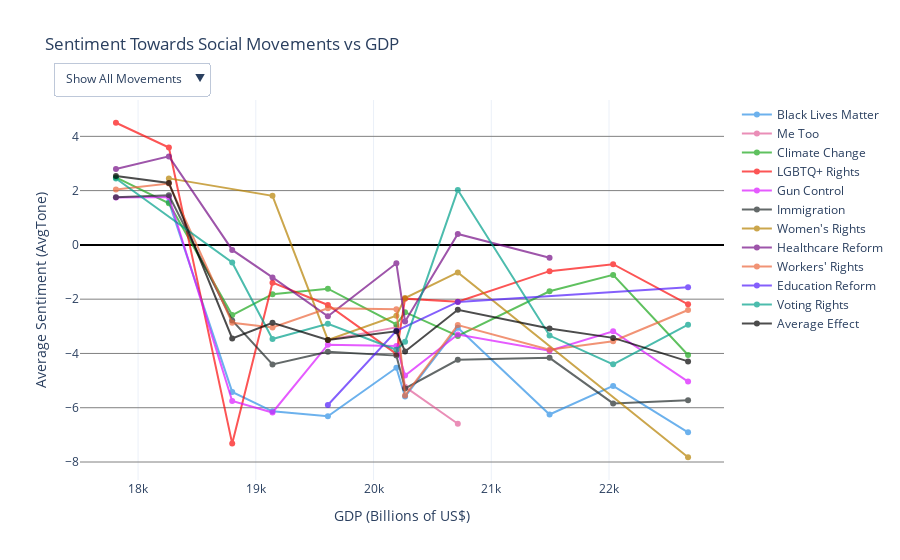

Notebook code cell kept with this figure:
### Code cell
# Open database connection
db_path = "../../data/processed/social_movements.db"
conn = sqlite3.connect(db_path)

# Initialize a dictionary to store movement data
movement_data = {}

# Generate dynamic queries for each movement
for movement, terms in keywords.items():
    term_conditions = " OR ".join([f"SOURCEURL LIKE '%{term}%'" for term in terms])
    query = f"""
    SELECT 
        SUBSTR(Date, 1, 4) AS Year, 
        AVG(AvgTone) AS AvgTone
    FROM SocialMovements
    WHERE {term_conditions}
    GROUP BY Year
    ORDER BY Year;
    """
    
    # Execute query and store results in movement_data dictionary
    movement_data[movement] = pd.read_sql_query(query, conn)

# Clean up movement_data to remove empty datasets
movement_data = {movement: data for movement, data in movement_data.items() if not data.empty}

# Load GDP data (adjusted to use 'Date' and extract year)
gdp_query = "SELECT Date, GDP_Billions FROM FRED"
gdp_df = pd.read_sql_query(gdp_query, conn)

# Extract Year from the 'Date' column
gdp_df["Year"] = pd.to_datetime(gdp_df["Date"]).dt.year

# Ensure Year columns are of the same type
gdp_df["Year"] = gdp_df["Year"].astype(int)
for movement, data in movement_data.items():
    data["Year"] = data["Year"].astype(int)  # Ensure Year is of type int in each movement

# Merge with GDP data and add "Average Effect" by calculating the overall average sentiment
merged_data = {}
for movement, data in movement_data.items():
    merged_df = pd.merge(data, gdp_df[['Year', 'GDP_Billions']], on="Year", how="inner")
    merged_data[movement] = merged_df

# Add the "Average Effect" data
average_effect_data = pd.concat([df[['Year', 'AvgTone']] for df in merged_data.values()])
average_effect_data = average_effect_data.groupby('Year').mean().reset_index()
average_effect_data['GDP_Billions'] = pd.merge(average_effect_data, gdp_df[['Year', 'GDP_Billions']], on='Year', how='left')['GDP_Billions']

# Sort each movement's data by GDP_Billions to ensure points are connected to the nearest right point
for movement in merged_data:
    merged_data[movement] = merged_data[movement].sort_values('GDP_Billions')

# Sort Average Effect data by GDP_Billions to ensure it's ordered properly
average_effect_data = average_effect_data.sort_values('GDP_Billions')

# Plot the data using Plotly for an interactive line graph
fig = go.Figure()

# Define medium/dark colors for each movement (use colors from Plotly's color scale)
colors = px.colors.qualitative.Dark24

# Add lines for each movement
for idx, (movement, data) in enumerate(merged_data.items()):
    fig.add_trace(go.Scatter(
        x=data['GDP_Billions'],
        y=data['AvgTone'],
        mode='lines+markers',  # Use lines and markers
        name=movement,
        line=dict(color=colors[idx % len(colors)]),  # Use different color for each movement
        opacity=0.7
    ))

# Add the "Average Effect" line
fig.add_trace(go.Scatter(
    x=average_effect_data['GDP_Billions'],
    y=average_effect_data['AvgTone'],
    mode='lines+markers',
    name='Average Effect',
    line=dict(color='black'),
    opacity=0.7
))

# Create visibility list and buttons dynamically based on the available movements
visibility = [True] * len(merged_data) + [True]  # Initially show all movements and average effect

# Create buttons dynamically for each movement
buttons = [
    {
        'label': 'Show All Movements',
        'method': 'update',
        'args': [{'visible': visibility}, {'title': 'Sentiment for All Movements'}]
    },
    {
        'label': 'Average Effect',
        'method': 'update',
        'args': [{'visible': [False] * len(merged_data) + [True]}, {'title': 'Average Effect'}]
    }
]

# Add a button for each movement
for idx, movement in enumerate(merged_data.keys()):
    visibility_list = [False] * len(merged_data)
    visibility_list[idx] = True  # Only show the selected movement
    buttons.append({
        'label': movement,
        'method': 'update',
        'args': [{'visible': visibility_list + [False]}, {'title': f"Sentiment for {movement}"}]
    })

# Update layout with dynamic buttons
fig.update_layout(
    title="Sentiment Towards Social Movements vs GDP",
    xaxis_title="GDP (Billions of US$)",
    yaxis_title="Average Sentiment (AvgTone)",
    template="plotly_white",  # Clean theme
    paper_bgcolor='rgba(0,0,0,0)', # Set paper/figure to transparent
    plot_bgcolor='rgba(0,0,0,0)',  # Set plot background to transparent
    yaxis=dict(
        zeroline=True,
        zerolinecolor='black',  # Make the Y=0 line dark black
        gridcolor='gray'  # Set grid lines to gray
    ),
    updatemenus=[{
        'buttons': buttons,
        'direction': 'down',
        'showactive': True,
        'x': 0.2,
        'y': 1.10,
        'yanchor': 'top'
    }]
)

fig.show()

pio.write_html(fig, "../../website/figures/social_movements_interactive_plot.html")

# Close the connection after all operations are done
conn.close()

### Figure 1 — Plotly figure (JSON) as saved in the notebook; plotly's stock layout.template omitted (floating-point values rounded to 4 significant figures)
{"data": [{"line": {"color": "#2E91E5"}, "mode": "lines+markers", "name": "Black Lives Matter", "opacity": 0.7, "type": "scatter", "x": [18260.0, 18800.0, 19140.0, 19610.0, 20190.0, 20270.0, 20720.0, 21490.0, 22030.0, 22670.0], "y": [1.583, -5.418, -6.133, -6.314, -4.528, -5.59, -3.053, -6.248, -5.195, -6.907]}, {"line": {"color": "#E15F99"}, "mode": "lines+markers", "name": "Me Too", "opacity": 0.7, "type": "scatter", "x": [19610.0, 20190.0, 20270.0, 20720.0], "y": [-3.5, -3.036, -5.23, -6.592]}, {"line": {"color": "#1CA71C"}, "mode": "lines+markers", "name": "Climate Change", "opacity": 0.7, "type": "scatter", "x": [17810.0, 18260.0, 18800.0, 19140.0, 19610.0, 20190.0, 20270.0, 20720.0, 21490.0, 22030.0, 22670.0], "y": [2.488, 1.533, -2.586, -1.815, -1.615, -2.932, -2.48, -3.357, -1.71, -1.105, -4.059]}, {"line": {"color": "#FB0D0D"}, "mode": "lines+markers", "name": "LGBTQ+ Rights", "opacity": 0.7, "type": "scatter", "x": [17810.0, 18260.0, 18800.0, 19140.0, 19610.0, 20190.0, 20270.0, 20720.0, 21490.0, 22030.0, 22670.0], "y": [4.501, 3.589, -7.322, -1.391, -2.214, -4.017, -1.98, -2.095, -0.9676, -0.712, -2.191]}, {"line": {"color": "#DA16FF"}, "mode": "lines+markers", "name": "Gun Control", "opacity": 0.7, "type": "scatter", "x": [17810.0, 18260.0, 18800.0, 19140.0, 19610.0, 20190.0, 20270.0, 20720.0, 21490.0, 22030.0, 22670.0], "y": [1.744, 1.765, -5.752, -6.176, -3.675, -3.723, -4.814, -3.305, -3.901, -3.182, -5.036]}, {"line": {"color": "#222A2A"}, "mode": "lines+markers", "name": "Immigration", "opacity": 0.7, "type": "scatter", "x": [17810.0, 18260.0, 18800.0, 19140.0, 19610.0, 20190.0, 20270.0, 20720.0, 21490.0, 22030.0, 22670.0], "y": [1.758, 1.826, -2.786, -4.405, -3.937, -4.08, -5.291, -4.232, -4.163, -5.841, -5.724]}, {"line": {"color": "#B68100"}, "mode": "lines+markers", "name": "Women's Rights", "opacity": 0.7, "type": "scatter", "x": [18260.0, 19140.0, 19610.0, 20190.0, 20270.0, 20720.0, 22670.0], "y": [2.451, 1.81, -3.5, -2.609, -1.956, -1.014, -7.825]}, {"line": {"color": "#750D86"}, "mode": "lines+markers", "name": "Healthcare Reform", "opacity": 0.7, "type": "scatter", "x": [17810.0, 18260.0, 18800.0, 19140.0, 19610.0, 20190.0, 20270.0, 20720.0, 21490.0], "y": [2.794, 3.262, -0.1854, -1.197, -2.628, -0.6783, -2.823, 0.4037, -0.4729]}, {"line": {"color": "#EB663B"}, "mode": "lines+markers", "name": "Workers' Rights", "opacity": 0.7, "type": "scatter", "x": [17810.0, 18260.0, 18800.0, 19140.0, 19610.0, 20190.0, 20270.0, 20720.0, 21490.0, 22030.0, 22670.0], "y": [2.043, 2.258, -2.871, -3.042, -2.336, -2.375, -5.547, -2.953, -3.863, -3.549, -2.399]}, {"line": {"color": "#511CFB"}, "mode": "lines+markers", "name": "Education Reform", "opacity": 0.7, "type": "scatter", "x": [19610.0, 20190.0, 20720.0, 22670.0], "y": [-5.898, -3.165, -2.103, -1.557]}, {"line": {"color": "#00A08B"}, "mode": "lines+markers", "name": "Voting Rights", "opacity": 0.7, "type": "scatter", "x": [17810.0, 18800.0, 19140.0, 19610.0, 20190.0, 20270.0, 20720.0, 21490.0, 22030.0, 22670.0], "y": [2.446, -0.6472, -3.467, -2.904, -3.865, -3.573, 2.025, -3.341, -4.4, -2.94]}, {"line": {"color": "black"}, "mode": "lines+markers", "name": "Average Effect", "opacity": 0.7, "type": "scatter", "x": [17810.0, 18260.0, 18800.0, 19140.0, 19610.0, 20190.0, 20270.0, 20720.0, 21490.0, 22030.0, 22670.0], "y": [2.539, 2.284, -3.446, -2.868, -3.502, -3.182, -3.928, -2.389, -3.083, -3.426, -4.293]}], "layout": {"paper_bgcolor": "rgba(0,0,0,0)", "plot_bgcolor": "rgba(0,0,0,0)", "title": {"text": "Sentiment Towards Social Movements vs GDP"}, "updatemenus": [{"buttons": [{"args": [{"visible": [true, true, true, true, true, true, true, true, true, true, true, true]}, {"title": "Sentiment for All Movements"}], "label": "Show All Movements", "method": "update"}, {"args": [{"visible": [false, false, false, false, false, false, false, false, false, false, false, true]}, {"title": "Average Effect"}], "label": "Average Effect", "method": "update"}, {"args": [{"visible": [true, false, false, false, false, false, false, false, false, false, false, false]}, {"title": "Sentiment for Black Lives Matter"}], "label": "Black Lives Matter", "method": "update"}, {"args": [{"visible": [false, true, false, false, false, false, false, false, false, false, false, false]}, {"title": "Sentiment for Me Too"}], "label": "Me Too", "method": "update"}, {"args": [{"visible": [false, false, true, false, false, false, false, false, false, false, false, false]}, {"title": "Sentiment for Climate Change"}], "label": "Climate Change", "method": "update"}, {"args": [{"visible": [false, false, false, true, false, false, false, false, false, false, false, false]}, {"title": "Sentiment for LGBTQ+ Rights"}], "label": "LGBTQ+ Rights", "method": "update"}, {"args": [{"visible": [false, false, false, false, true, false, false, false, false, false, false, false]}, {"title": "Sentiment for Gun Control"}], "label": "Gun Control", "method": "update"}, {"args": [{"visible": [false, false, false, false, false, true, false, false, false, false, false, false]}, {"title": "Sentiment for Immigration"}], "label": "Immigration", "method": "update"}, {"args": [{"visible": [false, false, false, false, false, false, true, false, false, false, false, false]}, {"title": "Sentiment for Women's Rights"}], "label": "Women's Rights", "method": "update"}, {"args": [{"visible": [false, false, false, false, false, false, false, true, false, false, false, false]}, {"title": "Sentiment for Healthcare Reform"}], "label": "Healthcare Reform", "method": "update"}, {"args": [{"visible": [false, false, false, false, false, false, false, false, true, false, false, false]}, {"title": "Sentiment for Workers' Rights"}], "label": "Workers' Rights", "method": "update"}, {"args": [{"visible": [false, false, false, false, false, false, false, false, false, true, false, false]}, {"title": "Sentiment for Education Reform"}], "label": "Education Reform", "method": "update"}, {"args": [{"visible": [false, false, false, false, false, false, false, false, false, false, true, false]}, {"title": "Sentiment for Voting Rights"}], "label": "Voting Rights", "method": "update"}], "direction": "down", "showactive": true, "x": 0.2, "y": 1.1, "yanchor": "top"}], "xaxis": {"title": {"text": "GDP (Billions of US$)"}}, "yaxis": {"gridcolor": "gray", "title": {"text": "Average Sentiment (AvgTone)"}, "zeroline": true, "zerolinecolor": "black"}}}
